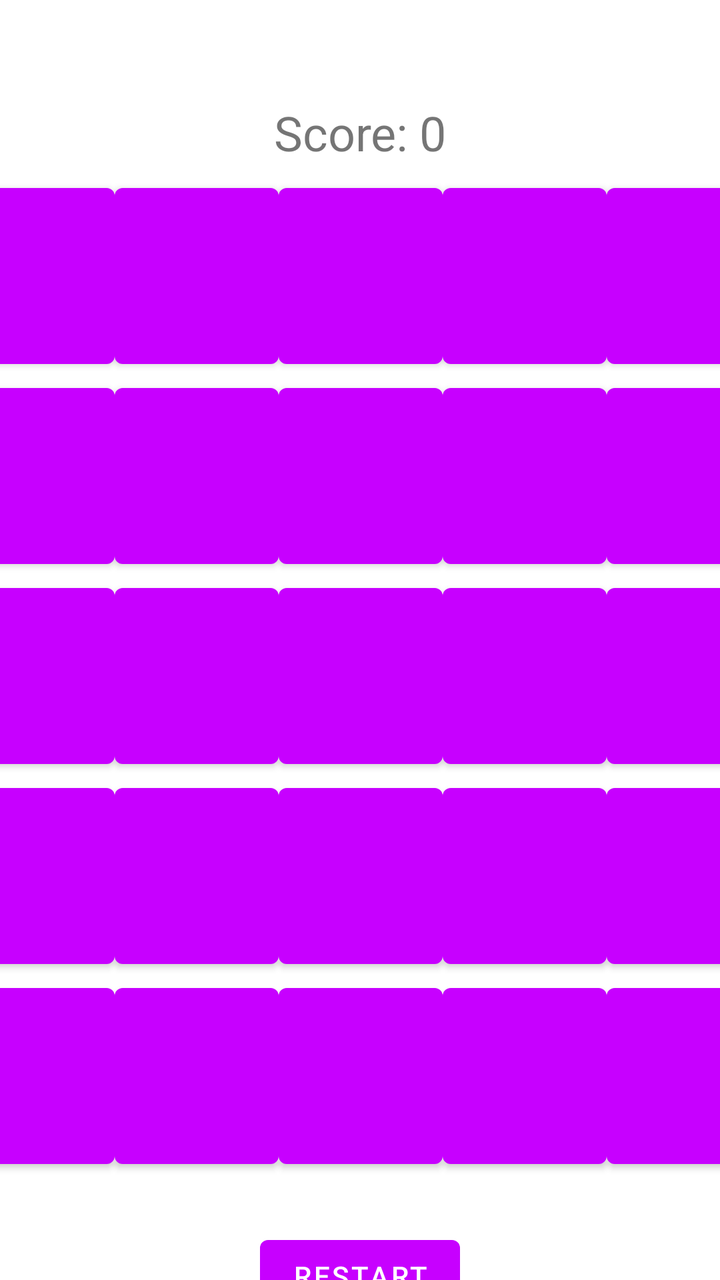
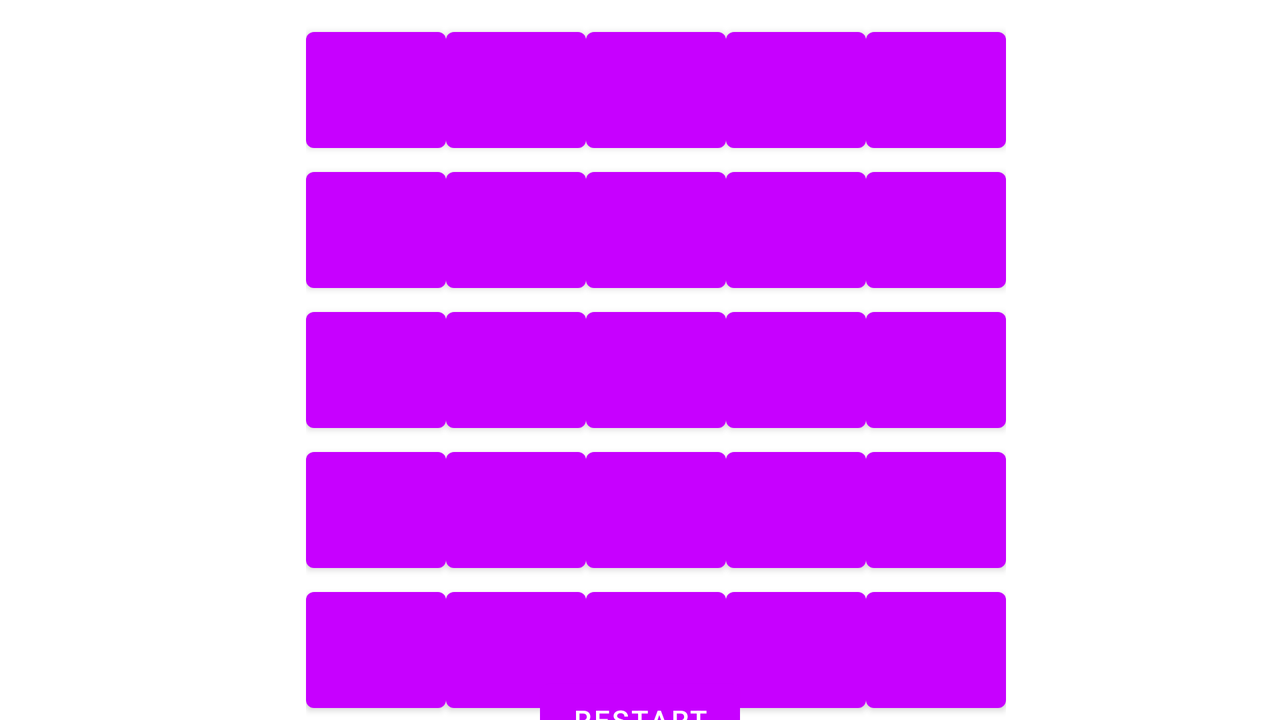

First picture: res/layout/ on a phone held upright. Second picture: the repository's own variant of that layout, on a device whose configuration matches the variant's folder. Source for both follows.
<!-- AndroidManifest.xml: application theme Theme.ActivityCollectionProject -->
<!-- res/layout/activity_match3_exercise.xml -->
<?xml version="1.0" encoding="utf-8"?>
<androidx.constraintlayout.widget.ConstraintLayout xmlns:android="http://schemas.android.com/apk/res/android"
    xmlns:app="http://schemas.android.com/apk/res-auto"
    xmlns:tools="http://schemas.android.com/tools"
    android:layout_width="wrap_content"
    android:layout_height="match_parent"
    tools:context=".Match3">

    <TableLayout
        android:id="@+id/tableLayout"
        android:layout_width="410dp"
        android:layout_height="500dp"
        android:layout_marginStart="8dp"
        android:layout_marginTop="88dp"
        android:layout_marginEnd="8dp"
        app:layout_constraintEnd_toEndOf="parent"
        app:layout_constraintStart_toStartOf="parent"
        app:layout_constraintTop_toTopOf="parent">

        <TableRow
            android:id="@+id/tblrw1"
            android:layout_width="match_parent"
            android:layout_height="match_parent">

            <Button
                android:id="@+id/button00"
                android:layout_width="82dp"
                android:layout_height="100dp" />

            <Button
                android:id="@+id/button01"
                android:layout_width="82dp"
                android:layout_height="100dp" />

            <Button
                android:id="@+id/button02"
                android:layout_width="82dp"
                android:layout_height="100dp" />

            <Button
                android:id="@+id/button03"
                android:layout_width="82dp"
                android:layout_height="100dp" />

            <Button
                android:id="@+id/button04"
                android:layout_width="82dp"
                android:layout_height="100dp" />
        </TableRow>

        <TableRow
            android:id="@+id/tblrw2"
            android:layout_width="match_parent"
            android:layout_height="match_parent">

            <Button
                android:id="@+id/button10"
                android:layout_width="82dp"
                android:layout_height="100dp" />

            <Button
                android:id="@+id/button11"
                android:layout_width="82dp"
                android:layout_height="100dp" />

            <Button
                android:id="@+id/button12"
                android:layout_width="82dp"
                android:layout_height="100dp" />

            <Button
                android:id="@+id/button13"
                android:layout_width="82dp"
                android:layout_height="100dp" />

            <Button
                android:id="@+id/button14"
                android:layout_width="82dp"
                android:layout_height="100dp" />
        </TableRow>

        <TableRow
            android:id="@+id/tblrw3"
            android:layout_width="match_parent"
            android:layout_height="match_parent">

            <Button
                android:id="@+id/button20"
                android:layout_width="82dp"
                android:layout_height="100dp" />

            <Button
                android:id="@+id/button21"
                android:layout_width="82dp"
                android:layout_height="100dp" />

            <Button
                android:id="@+id/button22"
                android:layout_width="82dp"
                android:layout_height="100dp" />

            <Button
                android:id="@+id/button23"
                android:layout_width="82dp"
                android:layout_height="100dp" />

            <Button
                android:id="@+id/button24"
                android:layout_width="82dp"
                android:layout_height="100dp" />
        </TableRow>

        <TableRow
            android:id="@+id/tblrw4"
            android:layout_width="match_parent"
            android:layout_height="match_parent">

            <Button
                android:id="@+id/button30"
                android:layout_width="82dp"
                android:layout_height="100dp" />

            <Button
                android:id="@+id/button31"
                android:layout_width="82dp"
                android:layout_height="100dp" />

            <Button
                android:id="@+id/button32"
                android:layout_width="82dp"
                android:layout_height="100dp" />

            <Button
                android:id="@+id/button33"
                android:layout_width="82dp"
                android:layout_height="100dp" />

            <Button
                android:id="@+id/button34"
                android:layout_width="82dp"
                android:layout_height="100dp" />

        </TableRow>

        <TableRow
            android:id="@+id/tblrw5"
            android:layout_width="match_parent"
            android:layout_height="match_parent">

            <Button
                android:id="@+id/button40"
                android:layout_width="82dp"
                android:layout_height="100dp" />

            <Button
                android:id="@+id/button41"
                android:layout_width="82dp"
                android:layout_height="100dp" />

            <Button
                android:id="@+id/button42"
                android:layout_width="82dp"
                android:layout_height="100dp" />

            <Button
                android:id="@+id/button43"
                android:layout_width="82dp"
                android:layout_height="100dp" />

            <Button
                android:id="@+id/button44"
                android:layout_width="82dp"
                android:layout_height="100dp" />
        </TableRow>
    </TableLayout>

    <Button
        android:id="@+id/btnRestart"
        android:layout_width="wrap_content"
        android:layout_height="wrap_content"
        android:layout_marginTop="48dp"
        android:text="Restart"
        app:layout_constraintBottom_toBottomOf="parent"
        app:layout_constraintEnd_toEndOf="parent"
        app:layout_constraintStart_toStartOf="parent"
        app:layout_constraintTop_toBottomOf="@+id/tableLayout" />

    <TextView
        android:id="@+id/scoreTextView"
        android:layout_width="wrap_content"
        android:layout_height="wrap_content"
        android:layout_marginTop="50dp"
        android:text="Score: 0"
        android:textSize="24sp"
        app:layout_constraintEnd_toEndOf="parent"
        app:layout_constraintStart_toStartOf="parent"
        app:layout_constraintTop_toTopOf="parent" />
</androidx.constraintlayout.widget.ConstraintLayout>
<!-- resources referenced by this layout -->
<resources>
  <style name="Theme.ActivityCollectionProject" parent="Theme.MaterialComponents.DayNight.DarkActionBar">
          
          <item name="colorPrimary">@color/purple_500</item>
          <item name="colorPrimaryVariant">@color/purple_700</item>
          <item name="colorOnPrimary">@color/white</item>
          
          <item name="colorSecondary">@color/teal_200</item>
          <item name="colorSecondaryVariant">@color/teal_700</item>
          <item name="colorOnSecondary">@color/black</item>
          
          <item name="android:statusBarColor">?attr/colorPrimaryVariant</item>
          
      </style>
  <color name="purple_500">#C700FF</color>
  <color name="purple_700">#73059A</color>
  <color name="white">#FFFFFFFF</color>
  <color name="teal_200">#FF03DAC5</color>
  <color name="teal_700">#0A8579</color>
  <color name="black">#FF000000</color>
</resources>
<!-- res/layout-land/activity_match3_exercise.xml (the repository's variant of the layout above) -->
<!-- drawn on the phone turned sideways -->
<?xml version="1.0" encoding="utf-8"?>
<androidx.constraintlayout.widget.ConstraintLayout xmlns:android="http://schemas.android.com/apk/res/android"
    xmlns:app="http://schemas.android.com/apk/res-auto"
    xmlns:tools="http://schemas.android.com/tools"
    android:layout_width="match_parent"
    android:layout_height="match_parent">

    <TableLayout
        android:id="@+id/tableLayout"
        android:layout_width="350dp"
        android:layout_height="350dp"
        android:layout_marginStart="24dp"
        android:layout_marginTop="10dp"
        android:layout_marginEnd="8dp"
        app:layout_constraintEnd_toEndOf="parent"
        app:layout_constraintStart_toStartOf="parent"
        app:layout_constraintTop_toTopOf="parent">

        <TableRow
            android:id="@+id/tblrw1"
            android:layout_width="match_parent"
            android:layout_height="match_parent">

            <Button
                android:id="@+id/button1"
                android:layout_width="70dp"
                android:layout_height="70dp" />

            <Button
                android:id="@+id/button2"
                android:layout_width="70dp"
                android:layout_height="70dp" />

            <Button
                android:id="@+id/button3"
                android:layout_width="70dp"
                android:layout_height="70dp" />

            <Button
                android:id="@+id/button4"
                android:layout_width="70dp"
                android:layout_height="70dp" />

            <Button
                android:id="@+id/button5"
                android:layout_width="70dp"
                android:layout_height="70dp" />
        </TableRow>

        <TableRow
            android:id="@+id/tblrw2"
            android:layout_width="match_parent"
            android:layout_height="match_parent">

            <Button
                android:id="@+id/button6"
                android:layout_width="70dp"
                android:layout_height="70dp" />

            <Button
                android:id="@+id/button7"
                android:layout_width="70dp"
                android:layout_height="70dp" />

            <Button
                android:id="@+id/button8"
                android:layout_width="70dp"
                android:layout_height="70dp" />

            <Button
                android:id="@+id/button9"
                android:layout_width="70dp"
                android:layout_height="70dp" />

            <Button
                android:id="@+id/button10"
                android:layout_width="70dp"
                android:layout_height="70dp" />
        </TableRow>

        <TableRow
            android:id="@+id/tblrw3"
            android:layout_width="match_parent"
            android:layout_height="match_parent">

            <Button
                android:id="@+id/button11"
                android:layout_width="70dp"
                android:layout_height="70dp" />

            <Button
                android:id="@+id/button12"
                android:layout_width="70dp"
                android:layout_height="70dp" />

            <Button
                android:id="@+id/button13"
                android:layout_width="70dp"
                android:layout_height="70dp" />

            <Button
                android:id="@+id/button14"
                android:layout_width="70dp"
                android:layout_height="70dp" />

            <Button
                android:id="@+id/button15"
                android:layout_width="70dp"
                android:layout_height="70dp" />
        </TableRow>

        <TableRow
            android:id="@+id/tblrw4"
            android:layout_width="match_parent"
            android:layout_height="match_parent">

            <Button
                android:id="@+id/button16"
                android:layout_width="70dp"
                android:layout_height="70dp" />

            <Button
                android:id="@+id/button17"
                android:layout_width="70dp"
                android:layout_height="70dp" />

            <Button
                android:id="@+id/button18"
                android:layout_width="70dp"
                android:layout_height="70dp" />

            <Button
                android:id="@+id/button19"
                android:layout_width="70dp"
                android:layout_height="70dp" />

            <Button
                android:id="@+id/button20"
                android:layout_width="70dp"
                android:layout_height="70dp" />

        </TableRow>

        <TableRow
            android:id="@+id/tblrw5"
            android:layout_width="match_parent"
            android:layout_height="match_parent">

            <Button
                android:id="@+id/button21"
                android:layout_width="70dp"
                android:layout_height="70dp" />

            <Button
                android:id="@+id/button22"
                android:layout_width="70dp"
                android:layout_height="70dp" />

            <Button
                android:id="@+id/button23"
                android:layout_width="70dp"
                android:layout_height="70dp" />

            <Button
                android:id="@+id/button24"
                android:layout_width="70dp"
                android:layout_height="70dp"/>

            <Button
                android:id="@+id/button25"
                android:layout_width="70dp"
                android:layout_height="70dp" />
        </TableRow>
    </TableLayout>

    <Button
        android:id="@+id/buttonRestart"
        android:layout_width="wrap_content"
        android:layout_height="wrap_content"
        android:layout_marginTop="48dp"
        android:text="Restart"
        app:layout_constraintBottom_toBottomOf="parent"
        app:layout_constraintEnd_toEndOf="parent"
        app:layout_constraintStart_toStartOf="parent"
        app:layout_constraintTop_toBottomOf="@+id/tableLayout"
        app:layout_constraintVertical_bias="1.0" />
</androidx.constraintlayout.widget.ConstraintLayout>
